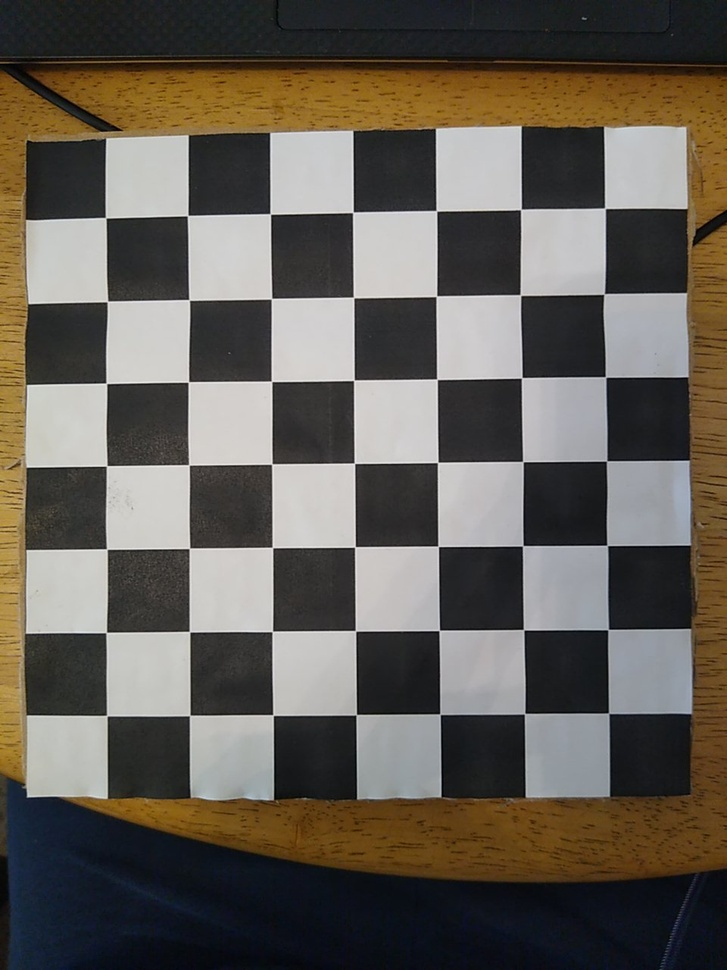
#> input picture src/assets/chessboard_bw.jpg, 727 x 970 px, shrunk from 960 x 1280 before the run
$ python get_canny.py --input ../assets/chessboard_bw.jpg
#> lines starting #> are read from the running program, lines starting #| are printed output that depends on the picture
from __future__ import print_function
import cv2 as cv
import argparse
max_lowThreshold = 100
window_name = 'Edge Map'
title_trackbar = 'Min Threshold:'
ratio = 3
kernel_size = 3
def CannyThreshold(val):
    low_threshold = val
    img_blur = cv.blur(src_gray, (3,3))
    detected_edges = cv.Canny(img_blur, low_threshold, low_threshold*ratio, kernel_size)
    mask = detected_edges != 0
    dst = src * (mask[:,:,None].astype(src.dtype))
    cv.imshow(window_name, dst)
parser = argparse.ArgumentParser(description='Code for Canny Edge Detector tutorial.')
parser.add_argument('--input', help='Path to input image.', default='fruits.jpg')
args = parser.parse_args()
src = cv.imread('../assets/chessboard_bw.jpg')
#> src is the input picture: shape (970, 727, 3); mean B, G, R 85.4, 93.4, 99
if src is None:
    print('Could not open or find the image: ', args.input)
    exit(0)

src_gray = cv.cvtColor(src, cv.COLOR_BGR2GRAY)
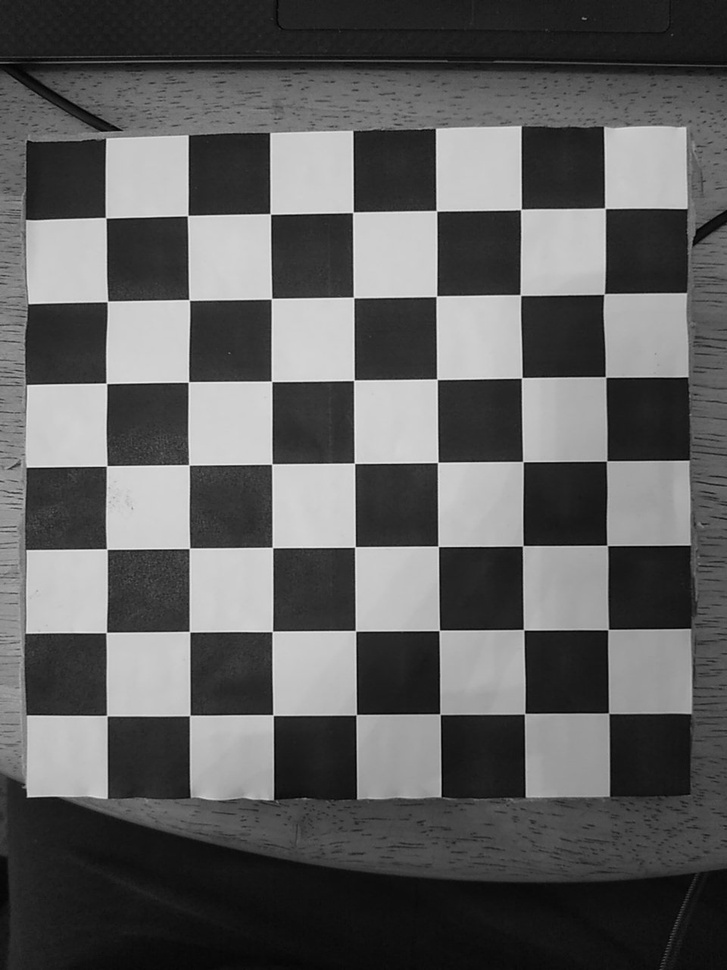
#> src_gray: shape (970, 727); min 0, max 237, mean 94.2
cv.namedWindow(window_name)
cv.createTrackbar(title_trackbar, window_name , 0, max_lowThreshold, CannyThreshold)
CannyThreshold(0)
#> in CannyThreshold, `detected_edges = cv.Canny(img_blur, low_threshold, low_threshold*ratio..`:
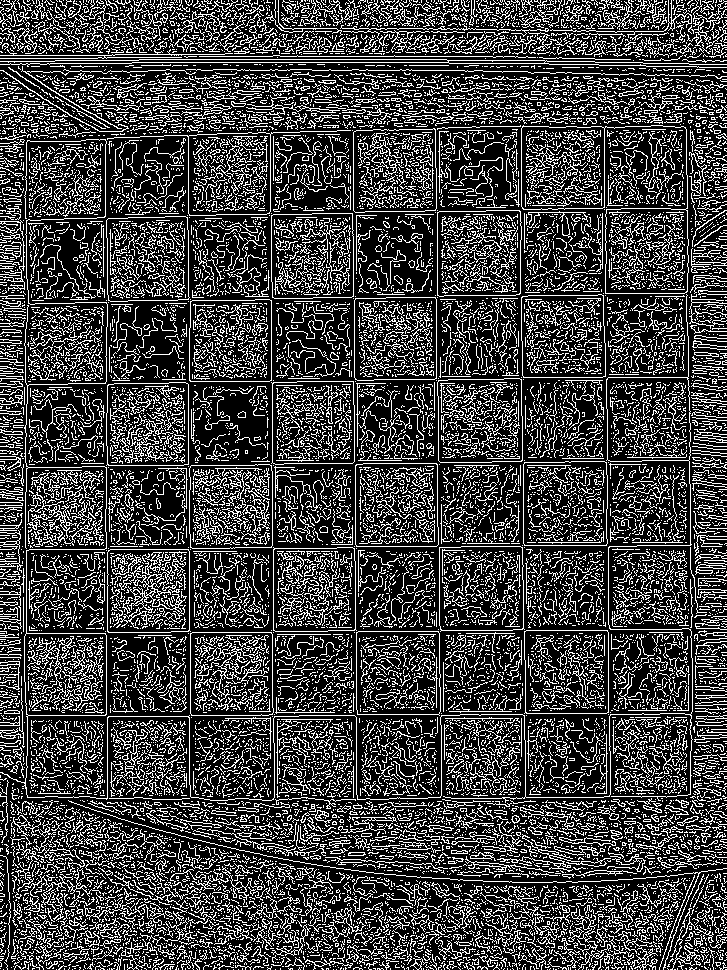
#> detected_edges: shape (970, 727); 25.5% white in thin lines or dots
#> in CannyThreshold, `mask = detected_edges != 0`: mask: shape (970, 727) bool; 25.5% white in thin lines or dots
#> in CannyThreshold, `dst = src * (mask[:,:,None].astype(src.dtype))`:
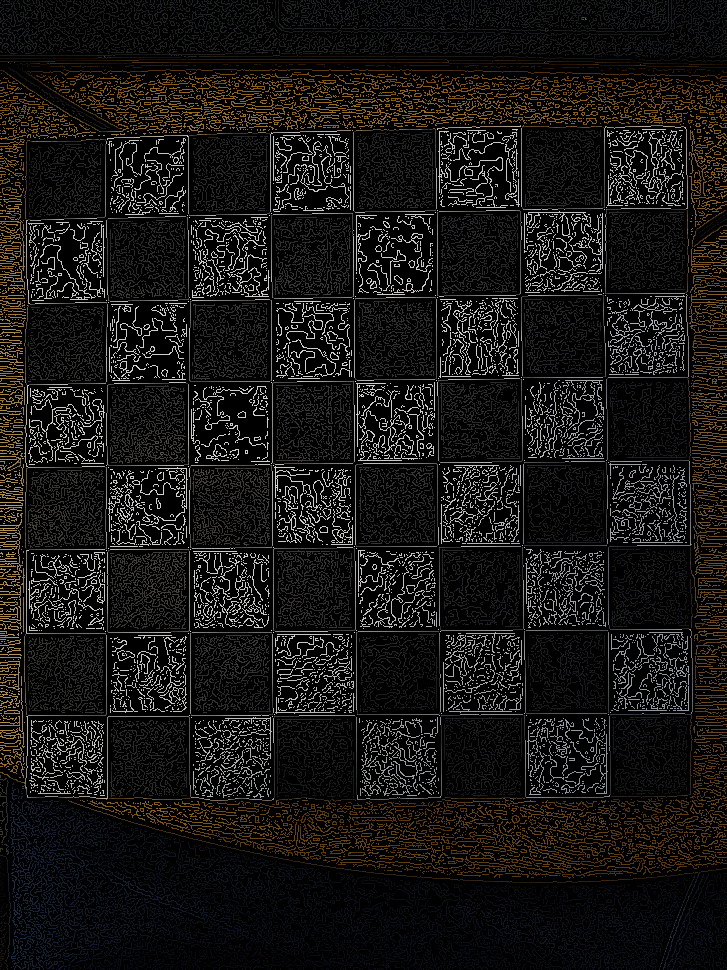
#> dst: shape (970, 727, 3); mean B, G, R 19.4, 21.6, 23.2
while True:
    cv.waitKey()

$ run again, with src/assets/chessboard.jpg copied over src/assets/chessboard_bw.jpg
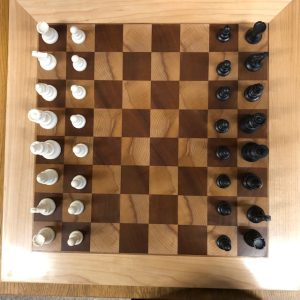
#> input picture src/assets/chessboard.jpg, 300 x 300 px
#> src is the input picture: shape (300, 300, 3); mean B, G, R 91.6, 122.3, 155.8
#> in CannyThreshold, `detected_edges = cv.Canny(img_blur, low_threshold, low_threshold*ratio..`:
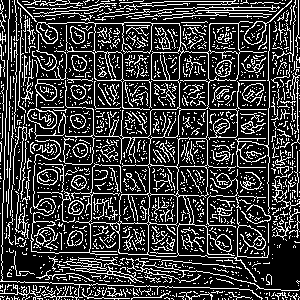
#> detected_edges: shape (300, 300); 23.7% white in thin lines or dots
#> mask: shape (300, 300) bool; 23.7% white in thin lines or dots
#> in CannyThreshold, `dst = src * (mask[:,:,None].astype(src.dtype))`:
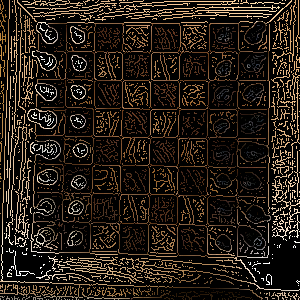
#> dst: shape (300, 300, 3); mean B, G, R 21.8, 29.4, 37.5
